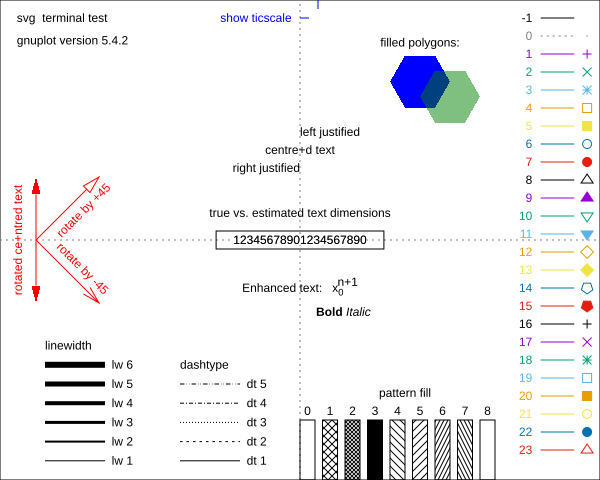

Generate this figure with gnuplot:
set terminal svg
set output "assets/gnuplot-test.svg"
test
